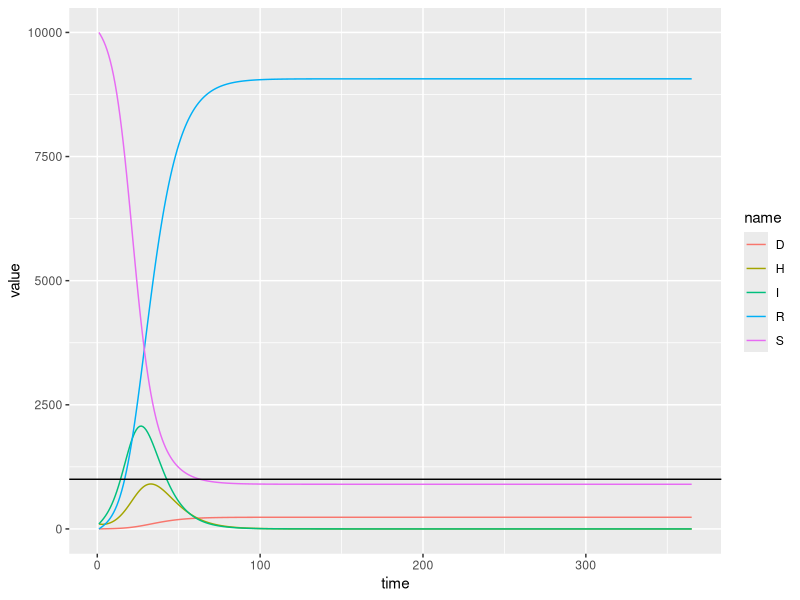

R code for this plot:
library(tidyverse)
library(deSolve)

#### ODE Equations ####
seir <- function(t, y, parms){
  # Parameters
  beta <- parms["beta"] ## transmission rate
  gamma <- parms["gamma"] ## rate of transition from I to H or R
  omega <- parms["omega"] ## rate of transition from H to R or D
  sigma <- parms["sigma"] ## proportion of infected that progress to hospitalization
  alpha <- parms["alpha"] ## proportion of hospitalized that end up dying
  h_cap <- parms["h_cap"] ## hospitalization capacity
  
  # State variables
  S <- y[1]
  I <- y[2]
  H <- y[3]
  R <- y[4]
  D <- y[5]
  
  #Total count
  N <- S + I + H + R
  I_eff <- H + I
  
  ## hospitalization capacity 
  
  if (t < 2) {
    prop_can_be_hospitalized <- 1
  } else{
   
  ## At this step, we need the previous hospitalization value
    ## NEED TO IMPLEMENT T-TIMESTEP instead of t-1
  H_tminus1 <- lagvalue(t-1, 3) ## takes in t (timepoint) and nr (number of lagged value, in this case H which is at position 3)
  
  print(H_tminus1)
  
  check_sign <- H - H_tminus1
  
  #print(check_sign)
  
  ## now calculate the proportion that can be hospitalized
  ## if the hospitalization compartment is stable or shrinking, no problem transitioning new hospitalizations
    if (check_sign <= 0){
      prop_can_be_hospitalized <- 1
    } else {
      ## get ratio of remaining capacity to new hospitalizations
      fractional_term <- (h_cap - H_tminus1)/(H-H_tminus1)
      ## if capacity exceeds new adds, then term is 1 because 100% can go to hospital. Otherwise, ratio is the proportion that can go
      prop_can_be_hospitalized = min(fractional_term, 1)
    }
  }
  
  ## Differential equations
  # Vaccinated parent-child pairs
  dS <- -beta*S*I_eff/N
  dI <- beta*S*I_eff/N - gamma*I
  dH <- prop_can_be_hospitalized*sigma*gamma*I - omega*H
  dR <- (1-sigma)*gamma*I + (1-alpha)*omega*H
  dD <- alpha*omega*H + (1-prop_can_be_hospitalized)*sigma*gamma*I
  
  # Return list of gradients
  list(c(
    dS, dI, dH, dR, dD
  ))
}

#### Parms ####

parms <- c(beta = 0.25, 
           gamma = 1/7,
           omega = 1/7,
           sigma = 0.5,
           alpha = 0.05,
           h_cap = 1000)

#### init ####

names_var <- c("S", "I", "H", "R", "D")
init <- rep(0,length(names_var))
names(init) <- names_var

init["S"] <- 10000
init["I"] <- 100
init["H"] <- 100

#### Run ####
times <- c(1:365)
out_data <- dede(y=init, func = seir, 
                times=times, parms = parms) 

x <- diagnostics(out_data) # , x$rstate[1] # will give me the last timestep size
## x <- diagnostics(out_data), x$rstate[2] will give me the timestep to be attempted next
## but I would like to do this WITHIN the solver

plot_out <- as.data.frame(out_data) %>% 
  pivot_longer(-time) %>%
  ggplot(aes(x = time, y = value, color= name)) + 
  geom_line() + 
  geom_hline(aes(yintercept = 1000))
plot_out
